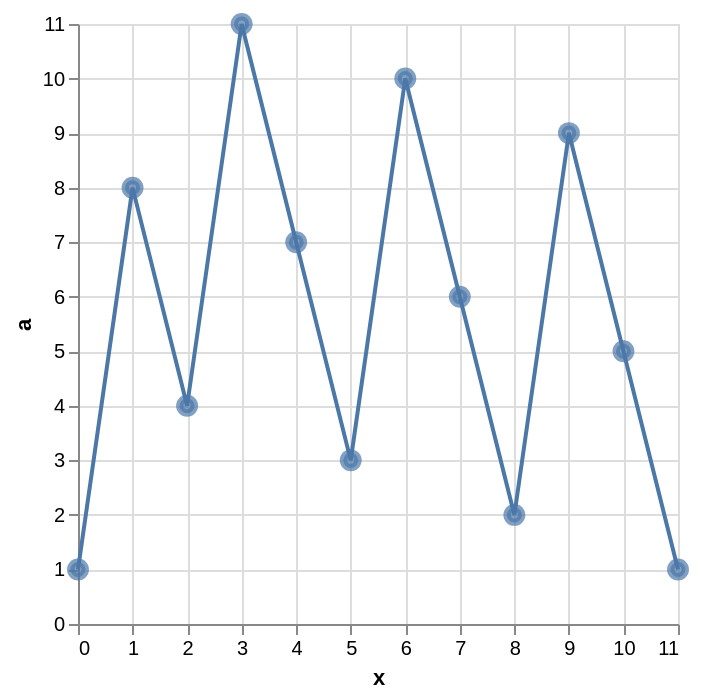

Write the Vega-Lite specification saved for this chart.
### Vega-Lite specification from a JSON file in a GitHub repository (floating-point values rounded to 4 significant figures)
{"data": {"values": [{"x": 0, "a": 1, "b": 2, "g": "p"}, {"x": 1, "a": 8, "b": 7, "g": "q"}, {"x": 2, "a": 4, "b": 3, "g": "r"}, {"x": 3, "a": 11, "b": 8, "g": "p"}, {"x": 4, "a": 7, "b": 4, "g": "q"}, {"x": 5, "a": 3, "b": 9, "g": "r"}, {"x": 6, "a": 10, "b": 5, "g": "p"}, {"x": 7, "a": 6, "b": 10, "g": "q"}, {"x": 8, "a": 2, "b": 6, "g": "r"}, {"x": 9, "a": 9, "b": 2, "g": "p"}, {"x": 10, "a": 5, "b": 7, "g": "q"}, {"x": 11, "a": 1, "b": 3, "g": "r"}]}, "encoding": {"x": {"field": "x", "type": "quantitative"}, "y": {"field": "a", "type": "quantitative"}}, "layer": [{"mark": "line"}, {"layer": [{"mark": "point"}, {"mark": "circle", "encoding": {"size": {"value": 120}}}]}]}
